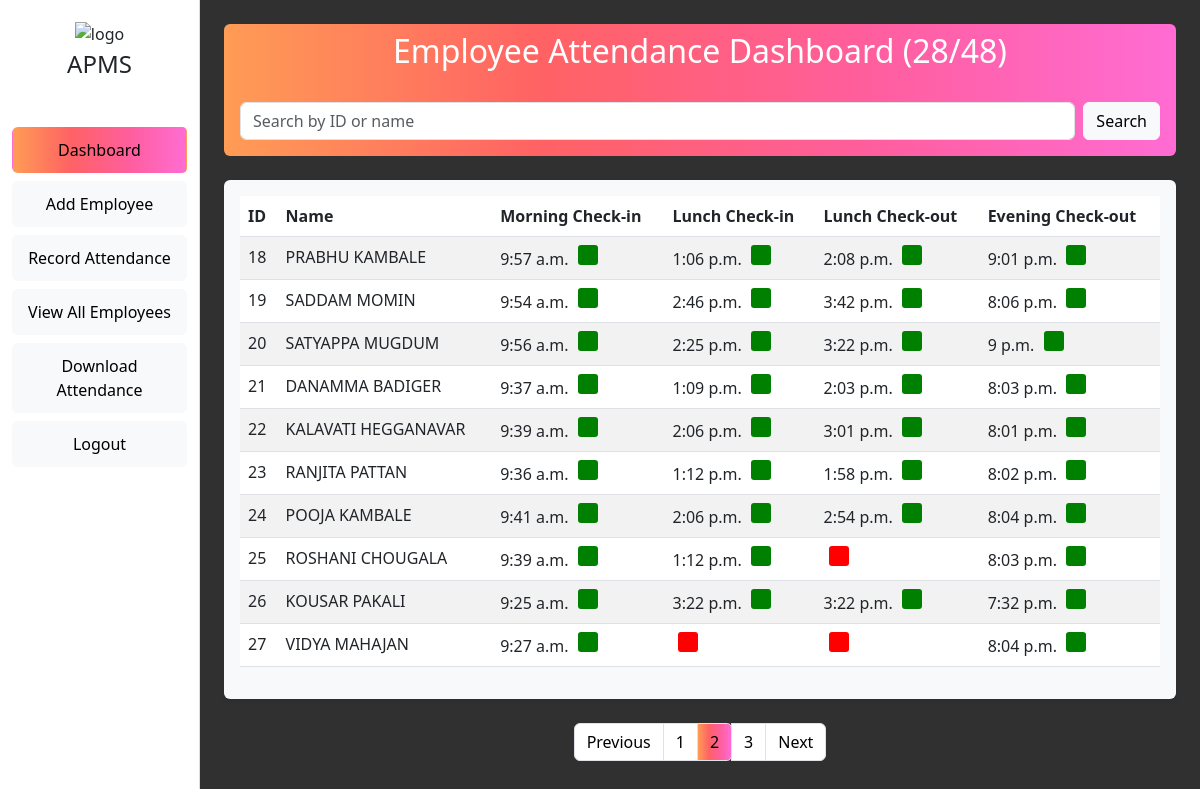
/dashboard/?page=2 (signed in), run on the app's committed database.
### emp/models.py (models this page shows, shortened)
class Attendance(models.Model):
    employee = models.ForeignKey(Employee, on_delete=models.CASCADE)
    morning_check_in_time = models.DateTimeField(null=True, blank=True)
    morning_check_out_time = models.DateTimeField(null=True, blank=True)
    lunch_check_in_time = models.DateTimeField(null=True, blank=True)
    lunch_check_out_time = models.DateTimeField(null=True, blank=True)
    date = models.DateField(default=now)

class Employee(models.Model):
    GENDER_CHOICES = [
        ('M', 'Male'),
        ('F', 'Female'),
    ]
    SECTION_CHOICES = [
        ('Billing Section', 'Billing Section'),
        ('Men’s Nicker', 'Men’s Nicker'),
        ('Bag Section', 'Bag Section'),
        ('Saree section', 'Saree section'),
        ('Shirting and Suiting', 'Shirting and Suiting'),
        ('Men’s Readymade', 'Men’s Readymade'),
        ('Parakar', 'Parakar'),
        ('Ladies Undergarments', 'Ladies Undergarments'),
        ('Blouse Pc Section', 'Blouse Pc Section'),
        ('TOP section', 'TOP section'),
        ('Chudi Section', 'Chudi Section'),
        ('Kids Section', 'Kids Section'),
        ('Towel Section', 'Towel Section'),
    ]
    first_name = models.CharField(max_length=100)
    last_name = models.CharField(max_length=100)
    address = models.TextField(blank=True)  # Allow blank values
    gender = models.CharField(max_length=1, choices=GENDER_CHOICES)
    mobile = models.CharField(max_length=11, blank=True)  # Allow blank values
    base_salary = models.DecimalField(max_digits=10, decimal_places=2)
    section = models.CharField(max_length=50, choices=SECTION_CHOICES)  # New section field
    qr_code = models.ImageField(upload_to='qr_codes/', blank=True)
    def __str__(self):
        return f"{self.first_name} {self.last_name}"

### emp/views.py (the view)
# urls.py: path('dashboard/', views.dashboard, name='dashboard'),
def dashboard(request):
    if not request.user.is_authenticated:
        return redirect("admin_login")
    today = date.today()
    search_query = request.GET.get("search", "").strip()
    attendance = Attendance.objects.filter(
        Q(
            morning_check_in_time__isnull=True,
            lunch_check_in_time__isnull=False
        ) |
        Q(
            morning_check_in_time__isnull=False
        ),
        date=today
    ).select_related('employee').order_by('employee__id')
    total_employees = Employee.objects.count()
    employees_in_office=attendance.count()
    if search_query:
        attendance = attendance.filter(
            Q(employee__first_name__icontains=search_query) |
            Q(employee__id__icontains=search_query)
        )
    page_number = request.GET.get("page", 1)
    paginator = Paginator(attendance, 10)  # Show 10 records per page
    attendance_records = paginator.get_page(page_number)
    return render(request, "dashboard.html", {"attendance_records": attendance_records, "search_query": search_query,            "total_employees": total_employees,
            "employees_in_office": employees_in_office,})

### emp/templates/dashboard.html (shortened to what this page needs)
<!DOCTYPE html>
<html lang="en">
<head>
    <link href="https://cdn.jsdelivr.net/npm/bootstrap@5.3.0-alpha3/dist/css/bootstrap.min.css" rel="stylesheet">
</head>
<body class="gradient-form" style="background-color:#424242;">
    <div class="container-fluid">
        <div class="row">
            <div class="col-md-3 col-lg-2 side-nav">
                <div class="text-center mb-1">
                    <img src="https://mdbcdn.b-cdn.net/img/Photos/new-templates/bootstrap-login-form/lotus.webp"
                        style="width: 105px;" alt="logo">
                </div>
                <h4 class="text-center mb-5">APMS</h4>
                {% if user.is_superuser %}
                <a class="btn gradient-custom-2 w-100 my-2">Dashboard</a>
                <a href="{% url 'add_employee' %}" class="btn btn-light w-100 my-2">Add Employee</a>
                <a href="{% url 'scan' %}" class="btn btn-light w-100 my-2">Record Attendance</a>
                <a href="{% url 'all_employees' %}" class="btn btn-light w-100 my-2">View All Employees</a>
                <a href="{% url 'download_attendance' %}" class="btn btn-light w-100 my-2">Download Attendance</a>
                {% else %}
                <a class="btn gradient-custom-2 w-100 my-2">Dashboard</a>
                <a href="{% url 'scan' %}" class="btn btn-light w-100 my-2">Record Attendance</a>
                {% endif %}
                <a href="{% url 'admin_logout' %}" class="btn btn-light w-100 my-2">Logout</a>
            </div>
            <div class="col-md-9 col-lg-10" style="background-color:  #303030;">
                <div class="container mt-4">
                    <div class="gradient-custom-2 rounded-2">
                        <h2 class="text-center mb-3 pt-2 text-white">Employee Attendance Dashboard ({{ employees_in_office }}/{{ total_employees }})</h2>
                        <form method="GET" action="" class="d-flex mb-4 p-3">
                            <input type="text" name="search" class="form-control me-2" placeholder="Search by ID or name"
                                value="{{ request.GET.search }}" required>
                            <button type="submit" class="btn btn-light">Search</button>
                        </form>
                    </div>
                    <div class="table-responsive bg-light rounded shadow-sm p-3 mb-4">
                        <table class="table table-striped">
                            <thead>
                                <tr>
                                    <th>ID</th>
                                    <th>Name</th>
                                    <th>Morning Check-in</th>
                                    <th>Lunch Check-in</th>
                                    <th>Lunch Check-out</th>
                                    <th>Evening Check-out</th>
                                </tr>
                            </thead>
                            <tbody>
                                {% if attendance_records %}
                                {% for record in attendance_records %}
                                <tr>
                                    <td>{{ record.employee.id }}</td>
                                    <td>{{ record.employee }}</td>
                                    <td>
                                        <span>{{ record.morning_check_in_time|date:"P" }}</span>
                                        <span
                                            class="status-box {% if record.morning_check_in_time is not None %}status-green{% else %}status-red{% endif %}"></span>
                                    </td>
                                    <td>
                                        <span>{{ record.lunch_check_in_time|date:"P" }}</span>
                                        <span
                                            class="status-box {% if record.lunch_check_in_time is not None %}status-green{% else %}status-red{% endif %}"></span>
                                    </td>
                                    <td>
                                        <span>{{ record.lunch_check_out_time|date:"P" }}</span>
                                        <span
                                            class="status-box {% if record.lunch_check_out_time is not None %}status-green{% else %}status-red{% endif %}"></span>
                                    </td>
                                    <td>
                                        <span>{{ record.morning_check_out_time|date:"P" }}</span>
                                        <span
                                            class="status-box {% if record.morning_check_out_time is not None %}status-green{% else %}status-red{% endif %}"></span>
                                    </td>
                                </tr>
                                {% endfor %}
                                {% else %}
                                <tr>
                                    <td colspan="6" class="text-center">No attendance records found.</td>
                                </tr>
                                {% endif %}
                            </tbody>
                        </table>
                        </div>
                    <nav aria-label="Page navigation">
                        <ul class="pagination justify-content-center">
                            {% if attendance_records.has_previous %}
                            <li class="page-item">
                                <a class="page-link text-black" href="?page={{ attendance_records.previous_page_number }}{% if search_query %}&search={{ search_query }}{% endif %}">Previous</a>
                            </li>
                            {% endif %}
                            {% for num in attendance_records.paginator.page_range %}
                            <li class="page-item">
                                <a class="page-link text-black {% if attendance_records.number == num %} gradient-custom-2 {% endif %}" href="?page={{ num }}{% if search_query %}&search={{ search_query }}{% endif %}">{{ num }}</a>
                            </li>
                            {% endfor %}
                            {% if attendance_records.has_next %}
                            <li class="page-item">
                                <a class="page-link text-black" href="?page={{ attendance_records.next_page_number }}{% if search_query %}&search={{ search_query }}{% endif %}">Next</a>
                            </li>
                            {% endif %}
                        </ul>
                    </nav>
                </div>
            </div>
        </div>
    </div>
    {% include 'partials/toasts.html' %}
</body>
</html>

### emp/templates/dashboard.html (style rules this page uses)
.gradient-custom-2 { background: #ffbf71; background: -webkit-linear-gradient(to right, #fc9348, #ff585b, #ea5b92, #ff61cf); background: linear-gradient(to right, #ff9c55, #ff6264, #ff5e9c, #ff6cd3); }
@media (min-width: 768px) { .gradient-form { height: 100vh !important; } }
@media (min-width: 769px) { .gradient-custom-2 { border-top-right-radius: .3rem; border-bottom-right-radius: .3rem; } }
.status-box { width: 20px; height: 20px; display: inline-block; margin: 0 5px; border-radius: 3px; }
.status-green { background-color: green; }
.status-red { background-color: red; }
.side-nav { height: 100vh; background-color: #fff; border-right: 1px solid #ddd; padding-top: 20px; }
.side-nav a { color: #000; display: block; padding: 10px 15px; text-decoration: none; }

### data on the page
Attendance: employee.id "18", employee "PRABHU KAMBALE", morning_check_in_time "9:57 a.m.", lunch_check_in_time "1:06 p.m.", lunch_check_out_time "2:08 p.m.", morning_check_out_time "9:01 p.m."
Attendance: employee.id "19", employee "SADDAM MOMIN", morning_check_in_time "9:54 a.m.", lunch_check_in_time "2:46 p.m.", lunch_check_out_time "3:42 p.m.", morning_check_out_time "8:06 p.m."
Attendance: employee.id "20", employee "SATYAPPA MUGDUM", morning_check_in_time "9:56 a.m.", lunch_check_in_time "2:25 p.m.", lunch_check_out_time "3:22 p.m.", morning_check_out_time "9 p.m."
Attendance: employee.id "21", employee "DANAMMA BADIGER", morning_check_in_time "9:37 a.m.", lunch_check_in_time "1:09 p.m.", lunch_check_out_time "2:03 p.m.", morning_check_out_time "8:03 p.m."
Attendance: employee.id "22", employee "KALAVATI HEGGANAVAR", morning_check_in_time "9:39 a.m.", lunch_check_in_time "2:06 p.m.", lunch_check_out_time "3:01 p.m.", morning_check_out_time "8:01 p.m."
Attendance: employee.id "23", employee "RANJITA PATTAN", morning_check_in_time "9:36 a.m.", lunch_check_in_time "1:12 p.m.", lunch_check_out_time "1:58 p.m.", morning_check_out_time "8:02 p.m."
Attendance: employee.id "24", employee "POOJA KAMBALE", morning_check_in_time "9:41 a.m.", lunch_check_in_time "2:06 p.m.", lunch_check_out_time "2:54 p.m.", morning_check_out_time "8:04 p.m."
Attendance: employee.id "25", employee "ROSHANI CHOUGALA", morning_check_in_time "9:39 a.m.", lunch_check_in_time "1:12 p.m.", morning_check_out_time "8:03 p.m."
Attendance: employee.id "26", employee "KOUSAR PAKALI", morning_check_in_time "9:25 a.m.", lunch_check_in_time "3:22 p.m.", lunch_check_out_time "3:22 p.m.", morning_check_out_time "7:32 p.m."
Attendance: employee.id "27", employee "VIDYA MAHAJAN", morning_check_in_time "9:27 a.m.", morning_check_out_time "8:04 p.m."

### other printed values
{{ employees_in_office }} "28"
{{ total_employees }} "48"
{{ num }} "1" "2" "3"
